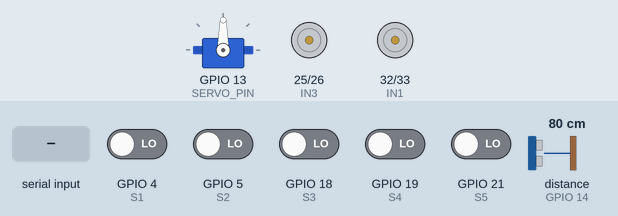
Recording of a sketch running on a simulated ESP32. On the bench: servo, motor-driver pin pairs drawn as motors (green arrow = first pin HIGH = forward, orange = second pin HIGH = backward, longer = more drive). Wiring (inferred from the names in the program): ultrasonic range finder: trigger GPIO 27; echo GPIO 14. The test bench sets the inputs (shaded band); at power-on: GPIO 4 (S1), GPIO 5 (S2), GPIO 18 (S3), GPIO 19 (S4), GPIO 21 (S5) LOW, distance to the obstacle (sensor on GPIO 14) 80 cm. The echo pulse lasts 58.3 µs per cm; what the sketch prints to the serial monitor is not drawn.

Above: at 1.2 s.
1.3 s: "w\n" received over Serial
At 2.5 s:
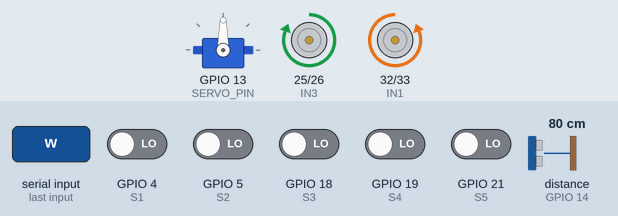
2.8 s: "s\n" received over Serial
At 4.0 s:
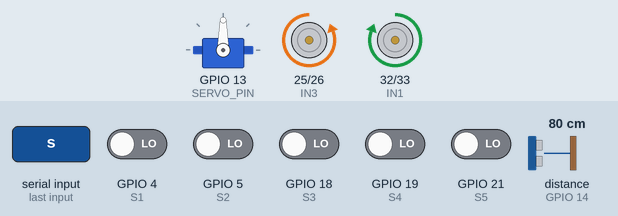
4.3 s: "a\n" received over Serial
At 5.5 s:
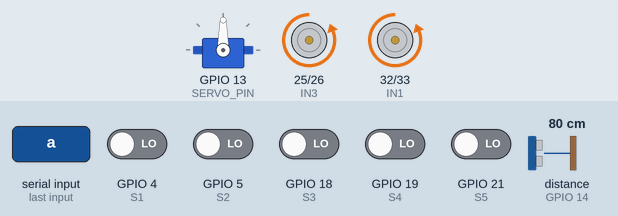
5.8 s: "d\n" received over Serial
At 7.0 s:
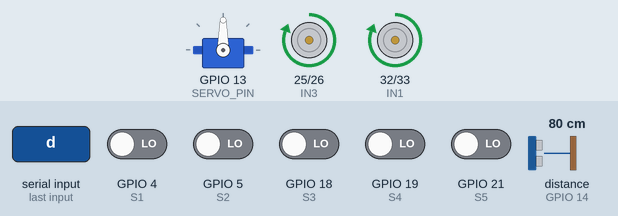
7.3 s: distance to the obstacle (sensor on GPIO 14) set to 24 cm
8.8 s: distance to the obstacle (sensor on GPIO 14) set to 20 cm
At 9.8 s:
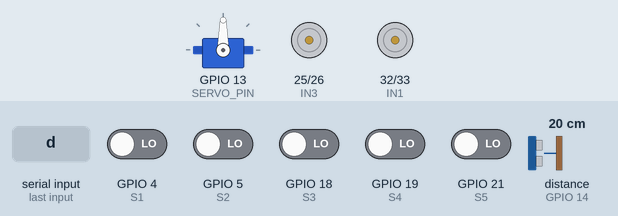
Timing chart, 0 to 11.4 s (numbered marks = the images above; inputs shaded):
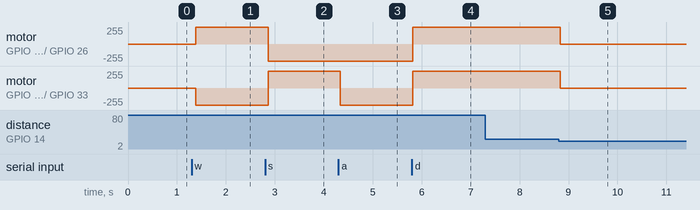

Measured:
- the behaviour switches between 22 and 21 cm on distance to the obstacle (sensor on GPIO 14) (found by bisection; images 4 and 5)
- after the input at 1.3 s, motor on GPIO 25 (IN3) / GPIO 26 (IN4): stopped → forward 255/255 after 0.09 s; motor on GPIO 32 (IN1) / GPIO 33 (IN2): stopped → backward 255/255 after 0.09 s
- after the input at 2.8 s, motor on GPIO 25 (IN3) / GPIO 26 (IN4): forward 255/255 → backward 255/255 after 0.06 s; motor on GPIO 32 (IN1) / GPIO 33 (IN2): backward 255/255 → forward 255/255 after 0.06 s
- after the input at 4.3 s, motor on GPIO 32 (IN1) / GPIO 33 (IN2): forward 255/255 → backward 255/255 at once
- after the input at 5.8 s, motor on GPIO 25 (IN3) / GPIO 26 (IN4), motor on GPIO 32 (IN1) / GPIO 33 (IN2): backward 255/255 → forward 255/255 at once
- after the input at 7.3 s, every drawn part: stays the same
- after the input at 8.8 s, motor on GPIO 25 (IN3) / GPIO 26 (IN4), motor on GPIO 32 (IN1) / GPIO 33 (IN2): forward 255/255 → stopped at once

The sketch:

integrated.ino
```cpp
#include <ESP32Servo.h>

/* ===================== MOTOR PINS ===================== */
#define IN1 32   // Left motor
#define IN2 33
#define IN3 25   // Right motor
#define IN4 26

/* ===================== ULTRASONIC PINS ===================== */
#define TRIG_PIN 27
#define ECHO_PIN 14
#define OBSTACLE_DISTANCE 20   // cm

/* ===================== IR SENSOR PINS ===================== */
#define S1 4
#define S2 5
#define S3 18
#define S4 19
#define S5 21

/* ===================== SERVO ===================== */
#define SERVO_PIN 13
Servo myServo;

/* ===================== VARIABLES ===================== */
char currentCommand = 'x';

/* ===================== SETUP ===================== */
void setup() {
  Serial.begin(115200);

  // Motor pins
  pinMode(IN1, OUTPUT);
  pinMode(IN2, OUTPUT);
  pinMode(IN3, OUTPUT);
  pinMode(IN4, OUTPUT);

  // Ultrasonic pins
  pinMode(TRIG_PIN, OUTPUT);
  pinMode(ECHO_PIN, INPUT);

  // IR sensor pins
  pinMode(S1, INPUT);
  pinMode(S2, INPUT);
  pinMode(S3, INPUT);
  pinMode(S4, INPUT);
  pinMode(S5, INPUT);

  // Servo setup
  myServo.setPeriodHertz(50);
  myServo.attach(SERVO_PIN, 500, 2400);
  myServo.write(90); // center position

  stopRobot();

  Serial.println("=================================");
  Serial.println("ESP32 Robot System Ready");
  Serial.println("Controls: w s a d x");
  Serial.println("Obstacle detection: ENABLED");
  Serial.println("IR Sensors + Servo: ACTIVE");
  Serial.println("=================================");
}

/* ===================== LOOP ===================== */
void loop() {

  /* ---------- Read motor command ---------- */
  if (Serial.available()) {
    char cmd = Serial.read();
    if (cmd != '\n' && cmd != '\r') {
      currentCommand = cmd;
      Serial.print("Command: ");
      Serial.println(currentCommand);
    }
  }

  /* ---------- Ultrasonic distance ---------- */
  long distance = getDistance();
  Serial.print("Distance: ");
  Serial.print(distance);
  Serial.println(" cm");

  /* ---------- IR sensor reading ---------- */
  readIRSensors();

  /* ---------- Obstacle logic ---------- */
  if (distance <= OBSTACLE_DISTANCE) {
    stopRobot();
    Serial.println("⚠ OBSTACLE DETECTED → ROBOT STOPPED");
  } else {
    executeCommand(currentCommand);
  }

  delay(100);
}

/* ===================== ULTRASONIC FUNCTION ===================== */
long getDistance() {
  digitalWrite(TRIG_PIN, LOW);
  delayMicroseconds(2);

  digitalWrite(TRIG_PIN, HIGH);
  delayMicroseconds(10);
  digitalWrite(TRIG_PIN, LOW);

  long duration = pulseIn(ECHO_PIN, HIGH, 50000);
  if (duration == 0) return 999;

  return duration * 0.034 / 2;
}

/* ===================== IR SENSOR FUNCTION ===================== */
void readIRSensors() {
  Serial.print("IR → ");
  Serial.print(digitalRead(S1)); Serial.print(" ");
  Serial.print(digitalRead(S2)); Serial.print(" ");
  Serial.print(digitalRead(S3)); Serial.print(" ");
  Serial.print(digitalRead(S4)); Serial.print(" ");
  Serial.println(digitalRead(S5));
}

/* ===================== COMMAND HANDLER ===================== */
void executeCommand(char cmd) {
  switch (cmd) {
    case 'w': moveForward();  break;
    case 's': moveBackward(); break;
    case 'a': turnLeft();     break;
    case 'd': turnRight();    break;
    case 'x': stopRobot();    break;
  }
}

/* ===================== MOTOR FUNCTIONS ===================== */
void moveForward() {
  digitalWrite(IN1, LOW);
  digitalWrite(IN2, HIGH);
  digitalWrite(IN3, HIGH);
  digitalWrite(IN4, LOW);
}

void moveBackward() {
  digitalWrite(IN1, HIGH);
  digitalWrite(IN2, LOW);
  digitalWrite(IN3, LOW);
  digitalWrite(IN4, HIGH);
}

void turnRight() {
  digitalWrite(IN1, HIGH);
  digitalWrite(IN2, LOW);
  digitalWrite(IN3, HIGH);
  digitalWrite(IN4, LOW);
}

void turnLeft() {
  digitalWrite(IN1, LOW);
  digitalWrite(IN2, HIGH);
  digitalWrite(IN3, LOW);
  digitalWrite(IN4, HIGH);
}

void stopRobot() {
  digitalWrite(IN1, LOW);
  digitalWrite(IN2, LOW);
  digitalWrite(IN3, LOW);
  digitalWrite(IN4, LOW);
}
```
